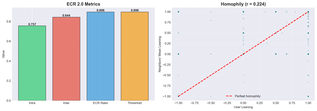
#> input picture Leiden/hasil_boikot/10K Data Indobert/04_ecr_results.png, 317 x 111 px, shrunk from 2083 x 732 before the run, found by its file name
$ python generate_poster.py
#> lines starting #> are read from the running program, lines starting #| are printed output that depends on the picture
"""
Generate A0 landscape research poster for ECR 2.0 Pipeline.
Output: poster_ecr2.png (high-res) + poster_ecr2.pdf

Style: academic poster similar to ITB conference poster format.
"""

import matplotlib
matplotlib.use('Agg')
import matplotlib.pyplot as plt
import matplotlib.patches as mpatches
from matplotlib.gridspec import GridSpec
import numpy as np
import os
from pathlib import Path
import textwrap

# ── Configuration ──────────────────────────────────────────────────────────
OUT_DIR = Path(__file__).parent
POSTER_W, POSTER_H = 42, 30  # inches (A0 landscape-ish)
DPI = 150

# Colors
C_HEADER = '#1a237e'     # dark blue header
C_SECTION = '#283593'    # section title bg
C_ACCENT = '#42a5f5'     # accent blue
C_BG = '#fafafa'         # poster bg
C_WHITE = '#ffffff'
C_TEXT = '#212121'
C_LIGHT = '#e3f2fd'      # light blue bg for boxes
C_GREEN = '#2e7d32'
C_RED = '#c62828'
C_ORANGE = '#ef6c00'
C_BORDER = '#90caf9'

# Visualization images (try loading from hasil_boikot/700K Data)
VIZ_DIR = Path(__file__).parent / "hasil_boikot" / "700K Data"
VIZ_DIR2 = Path(__file__).parent / "pipeline_out" / "visualizations"


def wrap(text, width=55):
    return "\n".join(textwrap.wrap(text, width=width))


def add_section_header(ax, title, x, y, w, h, fontsize=16):
    """Draw a colored section header box."""
    rect = mpatches.FancyBboxPatch(
        (x, y), w, h,
        boxstyle="round,pad=0.01",
        facecolor=C_SECTION, edgecolor='none',
        transform=ax.transAxes
    )
    ax.add_patch(rect)
    ax.text(x + w/2, y + h/2, title,
            transform=ax.transAxes,
            fontsize=fontsize, fontweight='bold',
            color=C_WHITE, ha='center', va='center',
            family='sans-serif')


def add_content_box(ax, x, y, w, h, text, fontsize=10, align='left', color=C_TEXT, bg=None, border=None):
    """Draw text in a box area."""
    if bg:
        rect = mpatches.FancyBboxPatch(
            (x, y), w, h,
            boxstyle="round,pad=0.008",
            facecolor=bg, edgecolor=border or 'none',
            linewidth=1.5 if border else 0,
            transform=ax.transAxes
        )
        ax.add_patch(rect)
    ha = 'left' if align == 'left' else 'center'
    tx = x + 0.008 if align == 'left' else x + w/2
    ax.text(tx, y + h - 0.008, text,
            transform=ax.transAxes,
            fontsize=fontsize, color=color,
            ha=ha, va='top',
            family='sans-serif',
            linespacing=1.4)


def load_viz(name):
    """Try loading a visualization image."""
    for d in [VIZ_DIR, VIZ_DIR2]:
        p = d / name
        if p.exists():
            return plt.imread(str(p))
    return None


def build_poster():
    fig = plt.figure(figsize=(POSTER_W, POSTER_H), facecolor=C_BG)
    ax = fig.add_axes([0, 0, 1, 1])
    ax.set_xlim(0, 1)
    ax.set_ylim(0, 1)
    ax.set_axis_off()

    # ══════════════════════════════════════════════════════════════════════
    # HEADER BAR
    # ══════════════════════════════════════════════════════════════════════
    header = mpatches.FancyBboxPatch(
        (0, 0.88), 1, 0.12,
        boxstyle="square,pad=0",
        facecolor=C_HEADER, edgecolor='none',
        transform=ax.transAxes
    )
    ax.add_patch(header)

    # Title
    ax.text(0.5, 0.955,
            "Pengukuran Echo Chamber di Media Sosial Indonesia\n"
            "Menggunakan Analisis Sentimen dan Deteksi Komunitas\n"
            "dengan Framework Echo Chamber Ratio (ECR) 2.0",
            transform=ax.transAxes,
            fontsize=24, fontweight='bold', color=C_WHITE,
            ha='center', va='center', family='sans-serif',
            linespacing=1.3)

    # Author
    ax.text(0.5, 0.893,
            "Amalia Putri  |  Teknik Informatika, Sekolah Teknik Elektro dan Informatika, Institut Teknologi Bandung (ITB)",
            transform=ax.transAxes,
            fontsize=13, color='#bbdefb',
            ha='center', va='center', family='sans-serif')

    # ══════════════════════════════════════════════════════════════════════
    # COLUMN 1 (left): Abstract, Latar Belakang, Metodologi
    # ══════════════════════════════════════════════════════════════════════
    col1_x = 0.015
    col_w = 0.235

    # ── ABSTRACT ──
    y = 0.855
    add_section_header(ax, "ABSTRACT", col1_x, y, col_w, 0.022)
    abstract_text = (
        "Media sosial telah menjadi ruang penting bagi masyarakat Indonesia "
        "untuk berinteraksi dan membentuk opini. Namun, pola komunikasi yang "
        "terbentuk seringkali menciptakan echo chamber — lingkungan di mana "
        "pengguna hanya terpapar informasi yang sejalan dengan pandangannya.\n\n"
        "Penelitian ini mengembangkan pipeline otomatis untuk mengukur echo "
        "chamber menggunakan pendekatan Echo Chamber Ratio (ECR) 2.0 yang "
        "menggabungkan:\n"
        "• Fine-tuned Sentiment Analysis (XLM-RoBERTa)\n"
        "• Dual Community Detection (Leiden + Infomap)\n"
        "• Validasi Statistik (Bootstrap CI, Permutation Test)\n"
        "• Community Quality Metrics & Homophily\n\n"
        "Pipeline diimplementasikan sebagai web GUI (NiceGUI) dan diuji pada "
        "tiga dataset percakapan di media sosial Indonesia."
    )
    add_content_box(ax, col1_x, y - 0.195, col_w, 0.19, abstract_text,
                    fontsize=9.5, bg=C_LIGHT, border=C_BORDER)

    # ── LATAR BELAKANG ──
    y2 = y - 0.22
    add_section_header(ax, "LATAR BELAKANG", col1_x, y2, col_w, 0.022)
    bg_text = (
        "Permasalahan:\n"
        "• 73% populasi Indonesia aktif di media sosial\n"
        "• Echo chamber memperkuat polarisasi & misinformasi\n"
        "• Studi echo chamber di Indonesia masih terbatas\n"
        "• Pendekatan manual tidak scalable untuk data besar\n\n"
        "Pendekatan Sebelumnya:\n"
        "• Network-based: hanya struktur, abaikan konten\n"
        "• Content-based: capture sentimen, miss hubungan\n"
        "• Hybrid (Amendola et al.): ABSA + GDM consensus\n\n"
        "Kontribusi Penelitian Ini:\n"
        "• Pipeline otomatis end-to-end\n"
        "• Fine-tuned model untuk Bahasa Indonesia\n"
        "• Dual community detection (Leiden + Infomap)\n"
        "• Multiple validation metrics\n"
        "• Web GUI untuk analisis interaktif"
    )
    add_content_box(ax, col1_x, y2 - 0.265, col_w, 0.26, bg_text,
                    fontsize=9, bg=C_LIGHT, border=C_BORDER)

    # ── METODOLOGI ──
    y3 = y2 - 0.29
    add_section_header(ax, "METODOLOGI", col1_x, y3, col_w, 0.022)
    method_text = (
        "Pipeline terdiri dari 5 tahapan utama:\n\n"
        "1. Preprocessing & Sentiment Analysis\n"
        "   Model: XLM-RoBERTa (fine-tuned)\n"
        "   Output: p_neg, p_neu, p_pos per tweet\n\n"
        "2. Konstruksi Graf Interaksi\n"
        "   Edge: reply, retweet, mention (directed)\n"
        "   Node: username pengguna\n\n"
        "3. User Leaning & Community Detection\n"
        "   Leaning: avg probability → [-1, +1]\n"
        "   Algoritma: Leiden + Infomap (parallel)\n\n"
        "4. ECR 2.0 & Validasi Statistik\n"
        "   ECR = intra_agreement / inter_agreement\n"
        "   Null model, Bootstrap CI, Permutation test\n\n"
        "5. Analisis Lanjutan & Visualisasi\n"
        "   Homophily, Diffusion Bias (IC), Stance\n"
        "   10 visualisasi otomatis"
    )
    add_content_box(ax, col1_x, y3 - 0.30, col_w, 0.295, method_text,
                    fontsize=9, bg=C_LIGHT, border=C_BORDER)

    # ══════════════════════════════════════════════════════════════════════
    # COLUMN 2 (center-left): Pipeline Diagram + Formulas + Datasets
    # ══════════════════════════════════════════════════════════════════════
    col2_x = 0.265
    col2_w = 0.24

    # ── PIPELINE FLOWCHART ──
    y = 0.855
    add_section_header(ax, "PIPELINE OVERVIEW", col2_x, y, col2_w, 0.022)

    # Draw simplified pipeline as connected boxes
    steps = [
        ("Input CSV", "from_id, username, text,\nreply/retweet/mention"),
        ("Sentiment Analysis", "XLM-RoBERTa fine-tuned\n→ p_neg, p_neu, p_pos"),
        ("Graf Interaksi", "Directed weighted graph\nNode=user, Edge=interaction"),
        ("User Leaning", "Agregasi sentimen per user\nlean ∈ [-1, +1]"),
        ("Community Detection", "Leiden (modularity)\nInfomap (info flow)"),
        ("ECR 2.0", "intra / inter agreement\n+ null model threshold"),
        ("Validasi Statistik", "Bootstrap 95% CI\nPermutation test p-value"),
        ("Output & Visualisasi", "10 chart + metrics\n+ verdict"),
    ]

    box_h = 0.032
    gap = 0.004
    start_y = y - 0.04
    bw = col2_w - 0.02
    bx = col2_x + 0.01

    step_colors = [C_ACCENT, '#66bb6a', '#66bb6a', '#ffa726',
                   '#ab47bc', C_RED, C_RED, C_ACCENT]

    for i, (title, desc) in enumerate(steps):
        by = start_y - i * (box_h + gap)
        rect = mpatches.FancyBboxPatch(
            (bx, by), bw, box_h,
            boxstyle="round,pad=0.004",
            facecolor=step_colors[i], edgecolor='white',
            linewidth=1.5, alpha=0.85,
            transform=ax.transAxes
        )
        ax.add_patch(rect)
        ax.text(bx + 0.005, by + box_h/2 + 0.005,
                f"Step {i+1}: {title}", transform=ax.transAxes,
                fontsize=8.5, fontweight='bold', color=C_WHITE,
                va='center', family='sans-serif')
        ax.text(bx + bw - 0.005, by + box_h/2 - 0.003,
                desc, transform=ax.transAxes,
                fontsize=7, color=C_WHITE, alpha=0.9,
                ha='right', va='center', family='sans-serif')

        # Arrow
        if i < len(steps) - 1:
            arrow_y = by - gap/2
            ax.annotate('', xy=(bx + bw/2, arrow_y - 0.001),
                        xytext=(bx + bw/2, arrow_y + 0.003),
                        transform=ax.transAxes,
                        arrowprops=dict(arrowstyle='->', color=C_TEXT,
                                        lw=1.5))

    # ── FORMULA ECR ──
    y_form = start_y - len(steps) * (box_h + gap) - 0.015
    add_section_header(ax, "FORMULA ECR 2.0", col2_x, y_form, col2_w, 0.022)
    formula_text = (
        "Echo Chamber Ratio (ECR):\n\n"
        "        E[intra-community agreement]\n"
        "ECR = ─────────────────────────────────\n"
        "        E[inter-community agreement]\n\n"
        "• intra = avg similarity antara user\n"
        "  dalam komunitas yang SAMA\n"
        "• inter = avg similarity antara user\n"
        "  dari komunitas BERBEDA\n\n"
        "Interpretasi:\n"
        "  ECR < threshold → Echo Chamber\n"
        "  ECR ≥ threshold → Non-Echo Chamber\n\n"
        "Threshold diestimasi dari null model\n"
        "(N graf random, shuffle edges)"
    )
    add_content_box(ax, col2_x, y_form - 0.23, col2_w, 0.225, formula_text,
                    fontsize=9, bg=C_LIGHT, border=C_BORDER)

    # ── DATASET ──
    y_ds = y_form - 0.255
    add_section_header(ax, "DATASET", col2_x, y_ds, col2_w, 0.022)
    ds_text = (
        "Tiga dataset percakapan Twitter/X Indonesia:\n\n"
        "Dataset               Rows        Users\n"
        "─────────────────────────────────────\n"
        "Boikot McDonald's    ~515K       ~168K\n"
        "Indonesia Gelap       varies      varies\n"
        "Vaksinasi             varies      varies\n\n"
        "Format input: CSV dengan kolom\n"
        "from_id, from_username, cleaned_text,\n"
        "reply_to_user_id, retweet_from_user_id,\n"
        "mentioned"
    )
    add_content_box(ax, col2_x, y_ds - 0.175, col2_w, 0.17, ds_text,
                    fontsize=9, bg=C_LIGHT, border=C_BORDER)

    # ══════════════════════════════════════════════════════════════════════
    # COLUMN 3 (center-right): Results / Visualizations
    # ══════════════════════════════════════════════════════════════════════
    col3_x = 0.52
    col3_w = 0.24

    y = 0.855
    add_section_header(ax, "HASIL & VISUALISASI", col3_x, y, col3_w, 0.022)

    # ── ECR Results Table ──
    result_text = (
        "Hasil ECR — Boikot McDonald's (515K tweets):\n\n"
        "Metrik                  Leiden    Infomap\n"
        "───────────────────────────────────────\n"
        "Komunitas                 2138       3663\n"
        "Intra agreement          0.828      0.831\n"
        "Inter agreement          0.849      0.848\n"
        "ECR 2.0 ratio            0.976      0.981\n"
        "Threshold                1.000      1.000\n"
        "Klasifikasi        Non-Echo  Non-Echo\n\n"
        "Community Quality:\n"
        "Modularity              0.634      0.640\n"
        "Coverage                0.619      0.712\n"
        "Conductance (mean)      0.031      0.052\n"
        "NMI (Leiden↔Infomap)      0.679\n"
        "Homophily (Pearson r)     0.490"
    )
    add_content_box(ax, col3_x, y - 0.255, col3_w, 0.25, result_text,
                    fontsize=9, bg=C_LIGHT, border=C_BORDER)

    # Load and show 2 key visualizations
    viz_y = y - 0.28

    # Try loading ECR results chart
    img_ecr = load_viz("04_ecr_results.png")
#> in load_viz, returned value is the input picture: shape (111, 317, 4) float32; mean R, G, B, A 0.862, 0.86, 0.847, 1
    if img_ecr is not None:
        ax_img1 = fig.add_axes([col3_x + 0.005, viz_y - 0.22, col3_w - 0.01, 0.2])
        ax_img1.imshow(img_ecr)
        ax_img1.set_axis_off()
        ax_img1.set_title("ECR Results & Homophily", fontsize=9, fontweight='bold', pad=2)
        next_y = viz_y - 0.24
    else:
        next_y = viz_y - 0.01

    # Try loading community sizes
    img_comm = load_viz("03_community_sizes.png")
#> call 2 of load_viz, with name = '03_community_sizes.png'
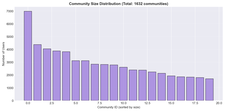
#> input picture Leiden/hasil_boikot/700K Data/03_community_sizes.png, 225 x 111 px, shrunk from 1483 x 730 before the run
#> in load_viz, returned value is the input picture: shape (111, 225, 4) float32; mean R, G, B, A 0.862, 0.84, 0.924, 1
    if img_comm is not None:
        ax_img2 = fig.add_axes([col3_x + 0.005, next_y - 0.20, col3_w - 0.01, 0.18])
        ax_img2.imshow(img_comm)
        ax_img2.set_axis_off()
        ax_img2.set_title("Community Sizes (Leiden vs Infomap)", fontsize=9, fontweight='bold', pad=2)
        next_y = next_y - 0.22

    # Try loading network
    img_net = load_viz("08_network.png")
#> call 3 of load_viz, with name = '08_network.png'
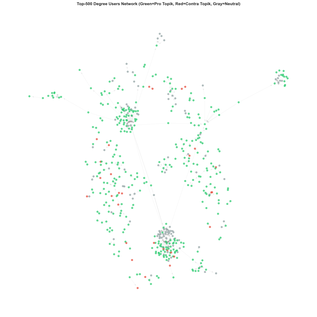
#> input picture Leiden/hasil_boikot/10K Data Indobert/08_network.png, 317 x 317 px, shrunk from 2085 x 2083 before the run, found by its file name
#> in load_viz, returned value is the input picture: shape (317, 317, 4) float32; mean R, G, B, A 0.989, 0.994, 0.991, 1
    if img_net is not None:
        ax_img3 = fig.add_axes([col3_x + 0.005, next_y - 0.18, col3_w - 0.01, 0.16])
        ax_img3.imshow(img_net)
        ax_img3.set_axis_off()
        ax_img3.set_title("Network Graph (Top Degree Users)", fontsize=9, fontweight='bold', pad=2)

    # ══════════════════════════════════════════════════════════════════════
    # COLUMN 4 (right): Validation, Analysis, Conclusion
    # ══════════════════════════════════════════════════════════════════════
    col4_x = 0.775
    col4_w = 0.21

    y = 0.855
    add_section_header(ax, "VALIDASI STATISTIK", col4_x, y, col4_w, 0.022)
    val_text = (
        "Metrik Validasi ECR:\n\n"
        "Metrik            Threshold   Arti\n"
        "──────────────────────────────────\n"
        "ECR Ratio         < threshold  Echo chamber\n"
        "Null Model        baseline     Perbandingan\n"
        "Bootstrap CI      95%          Stabilitas\n"
        "Permutation       p < 0.05     Signifikansi\n"
        "Modularity        > 0.3        Meaningful\n"
        "Coverage          tinggi       Baik\n"
        "Conductance       < 0.5        Separated\n"
        "NMI               > 0.5        Konsisten\n"
        "Homophily         > 0.3        Ada homophily\n\n"
        "Verdict Boikot McDonald's:\n"
        "  ✓ Modularity > 0.3 → RELIABLE\n"
        "  ✓ NMI = 0.679 → Leiden & Infomap\n"
        "    menghasilkan komunitas yang konsisten\n"
        "  ✓ ECR > threshold → Non-Echo Chamber\n"
        "  ✓ Homophily r=0.49 → moderate homophily"
    )
    add_content_box(ax, col4_x, y - 0.30, col4_w, 0.295, val_text,
                    fontsize=8.5, bg=C_LIGHT, border=C_BORDER)

    # ── KEY INSIGHTS ──
    y_ki = y - 0.325
    add_section_header(ax, "KEY INSIGHTS", col4_x, y_ki, col4_w, 0.022)
    insights_text = (
        "• Boikot McDonald's menunjukkan Non-Echo\n"
        "  Chamber (ECR ≈ 0.98, > threshold 1.0)\n"
        "• Komunitas memiliki modularity tinggi\n"
        "  (>0.63) → pembagian komunitas jelas\n"
        "• Homophily moderat (r=0.49) → user\n"
        "  cenderung berinteraksi dengan user\n"
        "  yang se-pandangan, tapi tidak ekstrem\n"
        "• Leiden & Infomap konsisten (NMI=0.68)\n"
        "  → hasil deteksi komunitas reliable\n"
        "• Diffusion bias slope positif (0.30)\n"
        "  → informasi sedikit bias ke arah\n"
        "  user yang sepandangan"
    )
    add_content_box(ax, col4_x, y_ki - 0.19, col4_w, 0.185, insights_text,
                    fontsize=8.5, bg=C_LIGHT, border=C_BORDER)

    # ── KESIMPULAN ──
    y_conc = y_ki - 0.215
    add_section_header(ax, "KESIMPULAN", col4_x, y_conc, col4_w, 0.022)
    conclusion_text = (
        "1. Pipeline ECR 2.0 berhasil mengukur\n"
        "   echo chamber secara kuantitatif\n"
        "   dengan validasi statistik yang kuat.\n\n"
        "2. Fine-tuned XLM-RoBERTa efektif\n"
        "   untuk analisis sentimen bahasa\n"
        "   Indonesia informal (media sosial).\n\n"
        "3. Dual community detection (Leiden +\n"
        "   Infomap) memberikan cross-validation\n"
        "   yang meningkatkan reliabilitas.\n\n"
        "4. Web GUI memungkinkan analisis\n"
        "   interaktif tanpa coding, cocok untuk\n"
        "   peneliti dan policy-maker."
    )
    add_content_box(ax, col4_x, y_conc - 0.21, col4_w, 0.205, conclusion_text,
                    fontsize=8.5, bg=C_LIGHT, border=C_BORDER)

    # ── REFERENSI ──
    y_ref = y_conc - 0.235
    add_section_header(ax, "REFERENSI", col4_x, y_ref, col4_w, 0.022)
    ref_text = (
        "[1] Amendola et al. (2024). ABSA-GDM\n"
        "    for Echo Chamber Measurement.\n"
        "[2] Traag et al. (2019). From Louvain\n"
        "    to Leiden. Scientific Reports.\n"
        "[3] Rosvall & Bergstrom (2008).\n"
        "    Maps of random walks on complex\n"
        "    networks. PNAS.\n"
        "[4] Barbera (2015). How Social Media\n"
        "    Reduces Mass Political Polarization."
    )
    add_content_box(ax, col4_x, y_ref - 0.145, col4_w, 0.14, ref_text,
                    fontsize=8, bg=C_LIGHT, border=C_BORDER)

    # ── FOOTER ──
    footer = mpatches.FancyBboxPatch(
        (0, 0), 1, 0.025,
        boxstyle="square,pad=0",
        facecolor=C_HEADER, edgecolor='none',
        transform=ax.transAxes
    )
    ax.add_patch(footer)
    ax.text(0.5, 0.012,
            "Institut Teknologi Bandung — Teknik Informatika — STEI — 2025  |  "
            "Keywords: echo chamber, sentiment analysis, community detection, ECR, "
            "Leiden, Infomap, XLM-RoBERTa, media sosial Indonesia",
            transform=ax.transAxes,
            fontsize=9, color='#bbdefb',
            ha='center', va='center', family='sans-serif')

    # Save
    poster_png = OUT_DIR / "poster_ecr2.png"
    poster_pdf = OUT_DIR / "poster_ecr2.pdf"

    fig.savefig(str(poster_png), dpi=DPI, bbox_inches='tight',
                facecolor=C_BG, edgecolor='none')
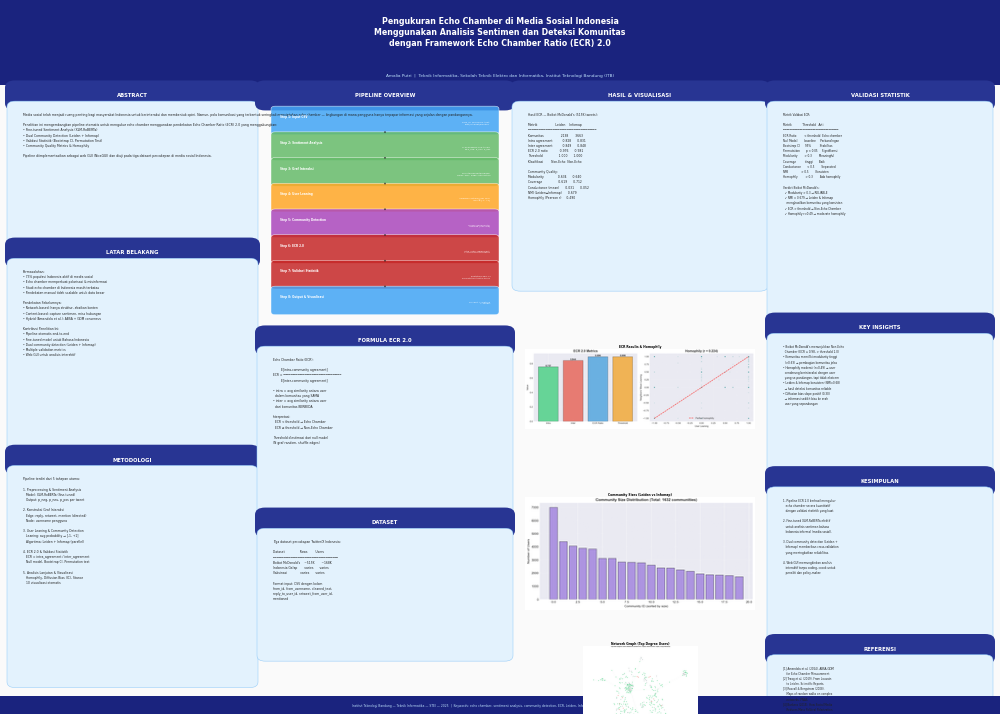
#> figure drawn by matplotlib, 4 panels
    fig.savefig(str(poster_pdf), dpi=DPI, bbox_inches='tight',
                facecolor=C_BG, edgecolor='none')
    plt.close(fig)
    print(f"[OK] Poster saved: {poster_png}")
    print(f"[OK] Poster saved: {poster_pdf}")


if __name__ == "__main__":
    build_poster()
